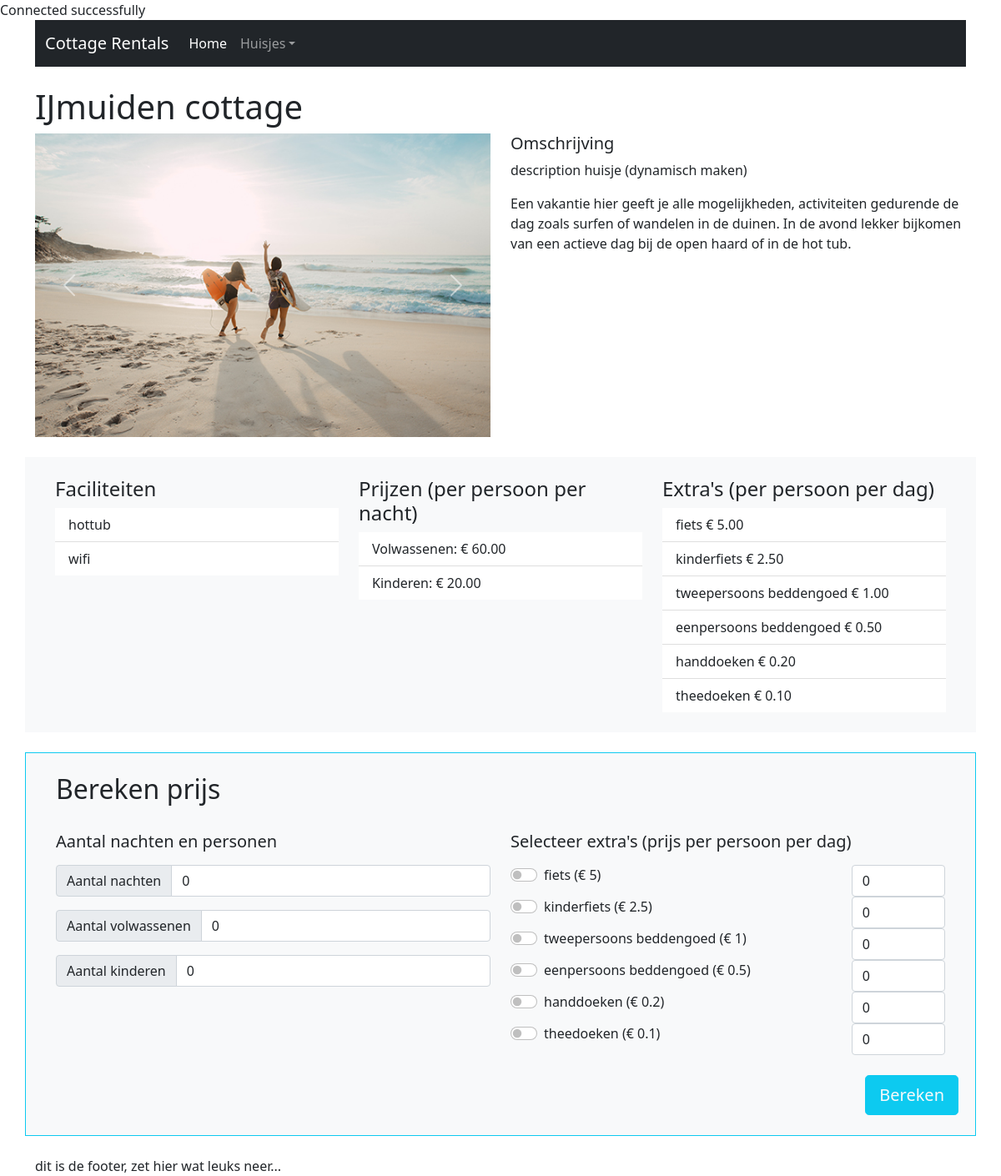
Screenshot of /huisjes.php with the database file from the repository.
### tables this page shows
CREATE TABLE `cottages` (
  `cottage_id` int(11) NOT NULL,
  `cottage_name` varchar(50) NOT NULL,
  `cottage_excerpt` varchar(255) NOT NULL,
  `cottage_descr` longtext NOT NULL,
  `cottage_img` varchar(255) NOT NULL,
  `cottage_img2` varchar(255) NOT NULL,
  `cottage_img3` varchar(255) NOT NULL,
  `cottage_img4` varchar(255) NOT NULL,
  `cottage_price_a` double NOT NULL,
  `cottage_price_c` double NOT NULL
);

CREATE TABLE `facilities` (
  `facility_id` int(11) NOT NULL,
  `facility_name` varchar(255) NOT NULL
);

CREATE TABLE `additions` (
  `addition_id` int(11) NOT NULL,
  `addition_name` varchar(255) NOT NULL,
  `addition_price` double NOT NULL
);

### includes/functions.php (called while the page is built, shortened)
<?php
function getData($sql, $method){
    global $conn;
    $statement = $conn->query($sql);
    if($method == 'fetch'){
        $result = $statement->fetch(PDO::FETCH_BOTH);
    }
    else {
        $result = $statement->fetchAll(PDO::FETCH_BOTH);
    }
    return $result;
}
?>

### includes/calculateprice.php (the view, shortened to what this page needs)
<?php
$numberNights = 0;
$numberAdults = 0;
$numberChilds = 0;
$AmountAdd = [];
?>
<section>
<div class="container mt-4 mb-4 bg-light border border-info">
 <form name="calculate" method="post" action="huisjes.php?<?php echo "cottageID=" . $huisjeid;?>">
        <div class="row px-4 py-4">
            <div class="col-12 mb-4">
                <h2>Bereken prijs</h2>
            </div>
            <div class="col">
                    <h5 class="pb-2">Aantal nachten en personen</h5>
                        <div class="input-group mb-3">
                            <span class="input-group-text">Aantal nachten</span>
                            <input type="number" class="form-control" name="numberNights" id="numberNights" placeholder="Aantal nachten" aria-label="Aantal nachten" value="<?php echo $numberNights; ?>">
                        </div>
                        <div class="input-group mb-3">
                            <span class="input-group-text">Aantal volwassenen</span>
                            <input type="number" class="form-control" name="numberAdults" id="numberAdults" placeholder="Aantal volwassenen" aria-label="Aantal volwassenen" value="<?php echo $numberAdults; ?>">
                        </div>
                        <div class="input-group mb-3">
                            <span class="input-group-text">Aantal kinderen</span>
                            <input type="number" class="form-control" name="numberChilds" id="numberChilds" placeholder="Aantal kinderen" aria-label="Aantal kinderen" value="<?php echo $numberChilds; ?>">
                        </div>
            </div>
            <div class="col">
                <h5 class="pb-2">Selecteer extra's (prijs per persoon per dag)</h5>
                    <?php
                        foreach($tblAdditions as $addition) {
                            if(isset($_POST["AmountAdd_" . $addition["addition_id"]])){
                                $AmountAdd[$addition["addition_name"]] = $_POST["AmountAdd_" . $addition["addition_id"]];
                            } else {
                                $AmountAdd[$addition["addition_name"]] = 0;
                            }?>
                        <div class="row">
                          <div class="col-9">
                                <div class="form-check form-switch">
                                    <input class="form-check-input" type="checkbox" role="switch" id="<?php echo $addition["addition_id"];?>" value="<?php echo $addition["addition_id"];?>" name="additions[]" >
                                    <label class="form-check-label" for="<?php echo $addition["addition_id"];?>"><?php echo $addition["addition_name"];?>  (&euro; <?php echo  $addition["addition_price"];?>)</label>
                                </div>
                            </div>
                            <div class="col-3">
                                <input type="number" class="form-control" id="AmountAdd_<?php echo $addition["addition_id"]; ?>" name="AmountAdd_<?php echo $addition["addition_id"]; ?>" value="<?php echo $AmountAdd[$addition["addition_name"]];?>">
                            </div>
                        </div>
                    <?php }  ?>
            </div>
        </div>
        <div class="col-12 mb-4">
            <div class="d-grid d-md-flex justify-content-md-end">
                <button class="btn btn-lg btn-info me-md-2 text-light" type="submit" value="calcPrice" name="calculate">Bereken</button>
            </div>
        </div>
    </form>
</div>
<section>

### huisjes.php (shortened to what this page needs)
<?php
include 'includes/database.php';
include 'includes/functions.php';
include 'header.php';
$huisjeid=1;
$sql="SELECT * FROM cottages WHERE cottage_id=".$huisjeid;
$tblCottage =getData($sql, 'fetch');
?>
<section>
    <div class="container mt-4">
    <h1><?php echo $tblCottage['cottage_name']; ?></h1>
        <div class="row">
            <div class="col">
                <div id="carouselExampleControls" class="carousel slide pointer-event" data-bs-ride="carousel">
                <div class="carousel-inner">
                    <div class="carousel-item active">
                    <img src=<?php echo "images/".$tblCottage ["cottage_img2"]?> class="d-block w-100" alt="ijmuiden-strand.jpg">
                    </div>
                </div>
                <button class="carousel-control-prev" type="button" data-bs-target="#carouselExampleControls" data-bs-slide="prev">
                    <span class="carousel-control-prev-icon" aria-hidden="true"></span>
                </button>
                <button class="carousel-control-next" type="button" data-bs-target="#carouselExampleControls" data-bs-slide="next">
                    <span class="carousel-control-next-icon" aria-hidden="true"></span>
                </button>
                </div>
            </div>
            <div class="col">
            <h5>Omschrijving</h5>
            <p>description huisje (dynamisch maken)</p>
            <p><?php echo $tblCottage['cottage_descr']?></p>
            </div>
        </div>
    </div>
</section>
<section>
    <div class="container mt-4 bg-light">
        <div class="row  px-4 py-4">
            <div class="col">
            <?php
                include "includes/facilities.php";
                ?>
            </div>
            <div class="col">
                <h4>Prijzen (per persoon per nacht)</h4>
                    <ul class="list-group list-group-flush">
                            <li class="list-group-item">Volwassenen: &euro; <?= number_format($tblCottage['cottage_price_a'], 2); ?></li>
                            <li class="list-group-item">Kinderen: &euro; <?= number_format($tblCottage['cottage_price_c'], 2); ?></li>
                    </ul>
            </div>
            <div class="col">
                <?php
                 include 'includes/additions.php'
                ?>
            </div>
        </div>
    </div>
</section>
<?php
include 'includes/calculateprice.php';
include 'includes/footer.php';
;?>

### includes/facilities.php
<?php
    $sql = "SELECT facilities.facility_name FROM `cottages_facilities` INNER JOIN facilities ON facilities.facility_id=cottages_facilities.facility_id WHERE cottages_facilities.cottage_id = " . $huisjeid;
    $tblFacilities = getData($sql, "fetchAll");
?>
                <h4>Faciliteiten</h4>
                    <ul class="list-group list-group-flush">
                        <?php
                        foreach($tblFacilities as $facility) { ?>
                            <li class="list-group-item"><?php echo $facility["facility_name"];?></li>
                        <?php }  ?>
                    </ul>

### includes/additions.php
<?php
$sql2 = 'select * from additions';
$tblAdditions = getData($sql2, "fetchAll");
?>
                <h4>Extra's (per persoon per dag)</h4>
                    <ul class="list-group list-group-flush">
                        <?php
                        foreach($tblAdditions as $addition) { ?>
                            <li class="list-group-item"><?php echo $addition["addition_name"];?> &euro; <?php echo number_format($addition["addition_price"], 2);?></li>
                        <?php }  ?>
                    </ul>

### rows the page displays
cottages: cottage_name "IJmuiden cottage", cottage_img2 (picture), cottage_descr "Een vakantie hier geeft je alle mogelijkheden, activiteiten gedurende de dag zoals surfen of wandelen in de duinen. In de avond lekker bijkomen van een actieve dag bij de open haard of in de hot tub.", cottage_price_a "60.00", cottage_price_c "20.00"
facilities: facility_name "hottub"
facilities: facility_name "wifi"
additions: addition_name "fiets", addition_price "5.00", addition_price "5", addition_name "0"
additions: addition_name "kinderfiets", addition_price "2.50", addition_price "2.5", addition_name "0"
additions: addition_name "tweepersoons beddengoed", addition_price "1.00", addition_price "1", addition_name "0"
additions: addition_name "eenpersoons beddengoed", addition_price "0.50", addition_price "0.5", addition_name "0"
additions: addition_name "handdoeken", addition_price "0.20", addition_price "0.2", addition_name "0"
additions: addition_name "theedoeken", addition_price "0.10", addition_price "0.1", addition_name "0"
